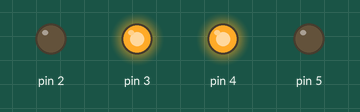
Bench run of a sketch on a simulated Arduino Uno, built with avr-gcc and run on an emulated ATmega328P. On the bench: output pins drawn as LEDs (lit = HIGH). Pins used as bus, display or sensor lines are not drawn.

Above: at 0.1 s.
Timing chart, 0 to 1.6 s (numbered marks = the images above):
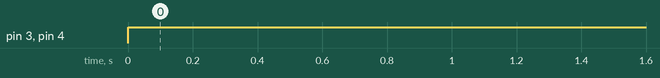

The sketch:

sketch_jul05a.ino
```cpp
void setup()

{

  pinMode(0, OUTPUT);

  pinMode(1, OUTPUT);

  pinMode(2, OUTPUT);

  pinMode(3, OUTPUT);

  pinMode(4, OUTPUT);

  pinMode(5, OUTPUT);

  //pinMode(6, OUTPUT);

  Serial.begin(9600);

}


byte income=0;


void loop()

{

  if(Serial)

  {


  }

  else

  {


  }

  digitalWrite(0, HIGH);

  digitalWrite(1, HIGH);

  digitalWrite(2, LOW);

  digitalWrite(3, HIGH);

  digitalWrite(4, HIGH);

  digitalWrite(5, LOW);

  digitalWrite(6, HIGH);

  delay(10);

}
```

Measured:
- by itself, pin 3, pin 4: LOW → HIGH at 0.00 s
